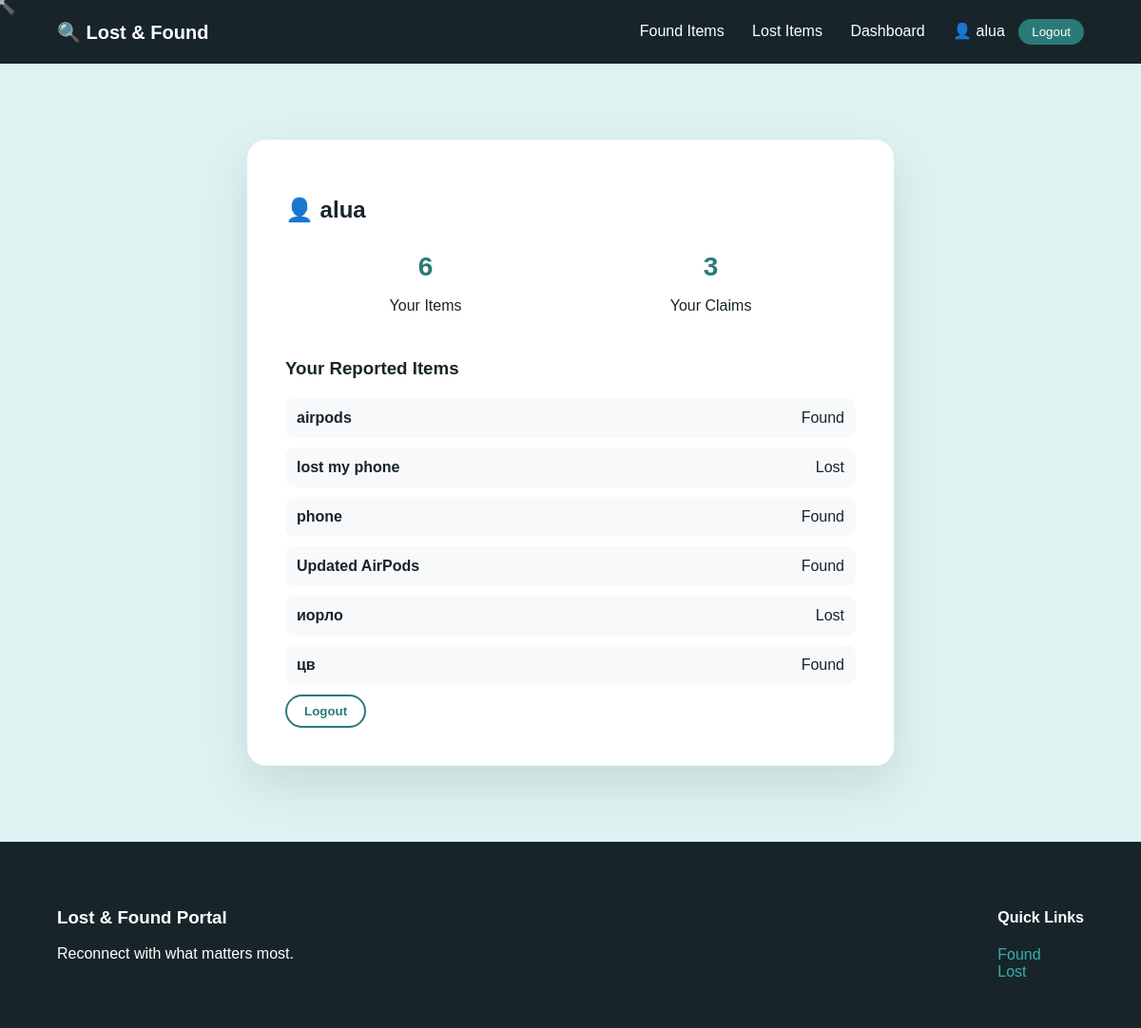
/profile/ (signed in), run on the app's committed database.
### portal/models.py (models this page shows, shortened)
class Item(models.Model):
    ITEM_TYPE_CHOICES = [
        ('lost', 'Lost'),
        ('found', 'Found'),
    ]
    CATEGORY_CHOICES = [
        ('electronics', 'Electronics'),
        ('clothes', 'Clothes'),
        ('documents', 'Documents'),
        ('other', 'Other'),
    ]
    title = models.CharField(max_length=100)
    description = models.TextField()
    location = models.CharField(max_length=100)
    item_type = models.CharField(
        max_length=10,
        choices=ITEM_TYPE_CHOICES
    )
    category = models.CharField(
        max_length=20,
        choices=CATEGORY_CHOICES
    )
    created_by = models.ForeignKey(
    User,
    on_delete=models.SET_NULL,
    null=True,
    blank=True
)
    date_created = models.DateTimeField(auto_now_add=True)

### portal/views.py (the view)
# urls.py: path('profile/', profile, name='profile'),
@login_required
def profile(request):
    user_items = Item.objects.filter(created_by=request.user)
    user_claims = Claim.objects.filter(user=request.user)
    return render(request, 'profile.html', {
        'user_items': user_items,
        'user_claims': user_claims
    })

### portal/templates/profile.html (shortened to what this page needs)
{% extends 'base.html' %}
{% block content %}
<section class="profile-section">
    <div class="profile-card">
        <h2>👤 {{ user.username }}</h2>
        <div class="profile-stats">
            <div>
                <strong>{{ user_items.count }}</strong>
                <p>Your Items</p>
            </div>
            <div>
                <strong>{{ user_claims.count }}</strong>
                <p>Your Claims</p>
            </div>
        </div>
        <h3>Your Reported Items</h3>
        <div class="profile-items">
            {% for item in user_items %}
                <div class="mini-item">
                    <strong>{{ item.title }}</strong>
                    <span>{{ item.item_type|title }}</span>
                </div>
            {% empty %}
                <p>No items yet.</p>
            {% endfor %}
        </div>
    <form method="post" action="{% url 'logout' %}">
    <button type="submit" class="logout-btn">
        Logout
    </button>
    </form>
    </div>
</section>
{% endblock %}

### portal/templates/base.html (shortened to what this page needs)
<!DOCTYPE html>
<html lang="en">
<head>
    {% load static %}
    <link rel="stylesheet" href="{% static 'css/style.css' %}">
</head>
<body>
<div class="emoji-cursor">🔍</div>
<nav class="navbar">
    <a href="/" class="logo">🔍 Lost & Found</a>
    <div class="nav-links">
    <a href="/found/">Found Items</a>
    <a href="/lost/">Lost Items</a>
    <a href="/dashboard/">Dashboard</a>
    {% if user.is_authenticated %}
        <a href="/profile/" class="nav-username">
            <span class="user-info">
          👤 {{ user.username }}
            </span>
        </a>
        <form method="post" action="{% url 'logout' %}" class="nav-logout-form">
            <button type="submit" class="nav-logout-btn">
                Logout
            </button>
        </form>
    {% else %}
        <a href="{% url 'login' %}" class="nav-login-btn">Login</a>
        <a href="/register/" class="nav-register-btn">Register</a>
    {% endif %}
    </div>
</nav>
{% block content %}{% endblock %}
<footer class="footer">
    <div class="footer-inner">
        <div>
            <h3>Lost & Found Portal</h3>
            <p>Reconnect with what matters most.</p>
        </div>
        <div>
            <h4>Quick Links</h4>
            <a href="/found/">Found</a><br>
            <a href="/lost/">Lost</a>
        </div>
    </div>
</footer>
</body>
</html>

### portal/static/css/style.css (style rules this page uses)
:root { --dark: #17252A; --teal-dark: #2B7A78; --teal: #3AAFA9; --light: #DEF2F1; --white: #FFFFFF; }
body { margin: 0; font-family: Arial, sans-serif; background: var(--light); color: var(--dark); }
.navbar { background: var(--dark); padding: 20px 60px; display: flex; justify-content: space-between; align-items: center; }
.logo { color: var(--white); text-decoration: none; font-weight: bold; font-size: 20px; }
.nav-links a { color: var(--white); text-decoration: none; margin-left: 25px; font-weight: 500; }
.footer { background: var(--dark); padding: 50px 60px; color: var(--white); }
.footer-inner { display: flex; justify-content: space-between; }
.footer a { color: var(--teal); text-decoration: none; }
body { cursor: none; }
.emoji-cursor { position: fixed; font-size: 28px; pointer-events: none; transform: translate(-50%, -50%); z-index: 9999; }
.logout-btn { background: #ff4d4d; color: rgb(34, 85, 82); border: none; cursor: pointer; }
.logout-btn { background: #17252A; color: white; padding: 10px 22px; border-radius: 30px; border: 1px solid rgba(255,255,255,0.2); text-decoration: none; font-weight: 500; transition: all 0.3s ease; }
.profile-section { display: flex; justify-content: center; padding: 80px 20px; }
.profile-card { width: 600px; background: white; border-radius: 20px; padding: 40px; box-shadow: 0 20px 50px rgba(0,0,0,0.1); }
.profile-stats { display: flex; justify-content: space-around; margin: 30px 0; }
.profile-stats div { text-align: center; }
.profile-stats strong { font-size: 28px; color: #2B7A78; }
.profile-items { margin-top: 20px; }
.mini-item { padding: 12px; background: #f8f9fa; border-radius: 10px; margin-bottom: 10px; display: flex; justify-content: space-between; }
.logout-btn { background: transparent; border: 2px solid #2B7A78; color: #2B7A78; padding: 8px 18px; border-radius: 20px; cursor: pointer; font-weight: 600; transition: 0.3s; }
.nav-username { margin-left: 20px; color: white; font-weight: 600; text-decoration: none; }
.nav-logout-form { display: inline; }
.nav-logout-btn { margin-left: 10px; padding: 6px 14px; border-radius: 15px; border: none; background: #2B7A78; color: white; cursor: pointer; transition: 0.3s; }

### data on the page
Item: title "airpods", item_type "Found"
Item: title "lost my phone", item_type "Lost"
Item: title "phone", item_type "Found"
Item: title "Updated AirPods", item_type "Found"
Item: title "иорло", item_type "Lost"
Item: title "цв", item_type "Found"

### other printed values
{{ user.username }} "alua"
{{ user_items.count }} "6"
{{ user_claims.count }} "3"
